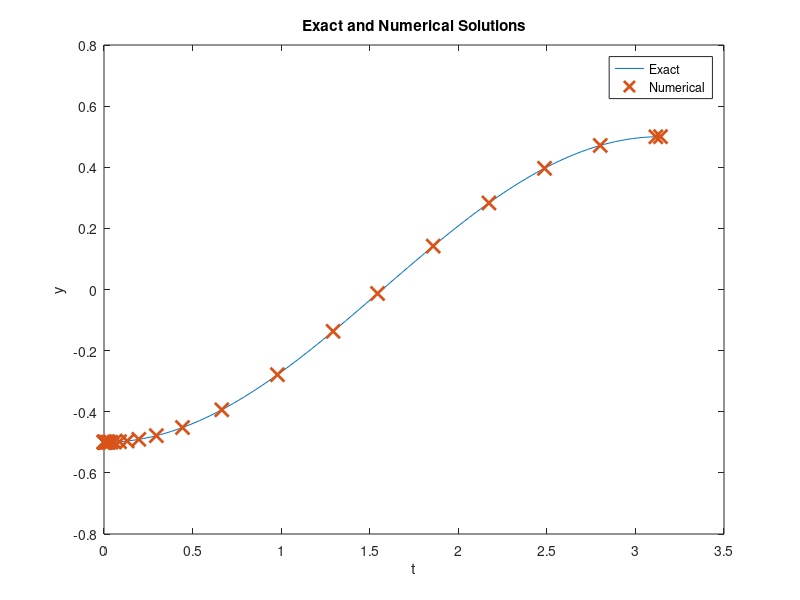

Reproduce this figure in MATLAB. (Note: this script raises an error after producing the figure.)
%% Integrator Lab: Solving First Order ODEs in MATLAB
%
% This lab will teach you to numerically solve first order ODEs using a
% built in MATLAB integrator, |ode45|.  |ode45| is a good, general purpose
% tool for integrating first order equations (and first order systems).  It
% is not always the right algorithm, but it is usually the right algorithm
% to try first.
%
% You will learn how to use the |ode45| routine, how to interpolate between
% points, and how MATLAB handles data structures.
% 
% Opening the m-file lab2.m in the MATLAB editor, step through each
% part using cell mode to see the results.  Compare the output with the
% PDF, which was generated from this m-file.
%
% There are six exercises in this lab that are to be handed in at the
% end of the lab.  Write your solutions in the template, including
% appropriate descriptions in each step. Save the .m file and submit it 
% online using Quercus.
%
%% Student Information
%
% Student Name: Tianjian Wang
%
% Student Number: 1006848716
%

%% Set up an inline function representation of an ODE and solve it
%
% MATLAB has many built in routines for solving differential equations of
% the form
%
% |y' = f(t,y)|
%
% We will solve them using |ode45|, a high precision integrator.  To do
% this, we will need to construct an inline function representation of |f|,
% an initial condition, and specify how far we want MATLAB to integrate the
% problem.  Once we have set these, we pass the information to |ode45| to
% get the solution.
%
% For a first example, we will solve the initial value problem
%
% |y' = y, y(0) = 1|
%
% which has as its answer |y = e^t|. 
%
%

% Set up the right hand side of the ODE as an inline function
f = @(t,y) y; 

% The initial conditions
t0 = 0;
y0 = 1;

% The time we will integrate until
t1 = 2;

soln = ode45(f, [t0, t1], y0);


%% Examining the output
%
% When we execute the |ode45|, it returns a data structure, stored in soln.
% We can see the pieces of the data structure with a display command:

disp(soln);

%% Understanding the components of the solution data structure
%
% The most important elements of the data structure are stored in the |x|
% and |y| components of the structure; these are vectors.  Vectors |x| and
% |y| contain the points at which the numerical approximation to the
% initial value problem  has been computed.  In other words, |y(j)| is the
% approximate value of the solution at |x(j)|.
%
% *NOTE:* Even though we may be studying a problem like |u(t)| or |y(t)|,
% MATLAB will always use |x| for the independent variable and |y| for the
% dependent variable in the data structure.
%
% Pieces of the data structure can be accessed using a period, as in C/C++
% or Java.  See the examples below:

% Display the values of |t| at which |y(t)| is approximated
fprintf(' Vector of t values: ');
disp(soln.x);
% Display the the corresponding approximations of |y(t)|
fprintf(' Vector of y values: ');
disp(soln.y);

% Display the approximation of the solution at the 3rd point:
fprintf(' Third element of the vector of t values: %g\n',soln.x(3));
fprintf(' Third element of the vector of y values: %g\n',soln.y(3));


%% Visualizing and comparing the solution
% We can now visualize the solution at the computed data points and compare
% with the exact solution.

% Construct the exact solution
tt = linspace(0,2,50);
yy = exp(tt);

% Plot both on the same figure, plotting the approximation with x's
plot(tt, yy, soln.x, soln.y, 'x', 'MarkerSize',10, 'LineWidth', 2);
% NOTE: the MarkerSize and LineWidth are larger than their defaults of 6
% and 1, respectively.  This makes the print out more readable.

% Add a label to the axis and a legend
xlabel('t');
legend('Exact', 'Numerical','Location','Best');

%% Exercise 1
%
% Objective: Solve an initial value problem and plot both the numerical
% approximation and the corresponding exact solution.
%
% Details: Solve the IVP
%
% |y' = y tan t + sin t, y(0) = -1/2|
%
% from |t = 0| to |t = pi|.
%
% Compute the exact solution (by hand), and plot both on the same figure
% for comparison, as above.
%
% Your submission should show the construction of the inline function, the
% use of ode45 to obtain the solution, a construction of the exact
% solution, and a plot showing both.  In the comments, include the exact
% solution.
%
% Label your axes and include a legend.

f = @(t,y) y.* tan(t) + sin(t); %Defining the function

t0 = 0;
y0 = -1/2; %Set the initial conditions

t1 = pi; %Set limit of integration

soln = ode45(f, [t0, t1], y0); %Find numerical solution using ode45

tt = linspace(0,pi,100);
yy = (sin(tt).^2 ./ (2 .* cos(tt))) - 1./(2 .* cos(tt)); %Finding exact solution

% Exact solution is (sint)^2/(2cost)-1/(2cost)

plot(tt, yy, soln.x, soln.y, 'x', 'MarkerSize',10, 'LineWidth', 2); %Plotting both

xlabel('t'); %Labelling
ylabel('y'); 
legend('Exact', 'Numerical','Location','Best'); %Making a legend
title('Exact and Numerical Solutions')


%% Computing an approximation at a specific point
%
% As you should be able to see by examining |soln.x|, ode45 returns the
% solution at a number of points between |t0| and |t1|.  But sometimes we
% want to know the solution at some intermediate point.
%
% To obtain this value, we need to interpolate it in a consistent way.
% Fortunately, MATLAB provides a convenient function, |deval|, specifically
% for this.

% Compute the solution at t = .25:
deval(soln, .25)

% Compute the solution at t = 1.6753:
fprintf(' Solution at 1.6753: %g\n', deval(soln, 1.6753));

% Compute the solution at 10 grid points between .45 and 1.65:
tinterp = linspace(.45, 1.65, 10);
deval(soln, tinterp)

% Alternatively:
deval(soln, linspace(.45, 1.65, 10))


%% Exercise 2
% 
% Objective: Interpolate a solution at a number of grid points
%
% Details: For the solution you computed in exercise 1, use deval to
% compute the interpolated values at 10 grid points between 2 and 3.

tinterp = linspace(2, 3, 10); %Making 10 points
deval(soln, tinterp) %Finding solutions at these points


%% Errors, Step Sizes, and Tolerances
%
% As you may have noticed, in contrast to the IODE software, at no point do
% we set a step size for our solution.  Indeed, the step size is set
% adaptively to conform to a specified error tolerance.  
%
% Roughly speaking, given the solution at |(t_j, y_j)|, |ode45| computes two
% approximations of the solution at |t_{j+1} = t_j + h|; one is of greater
% accuracy than the other.  If the difference is below a specified
% tolerance, the step is accepted and we continue.  Otherwise the step is
% rejected and the smaller step size, |h|, is used; it is often halved.
%
% We can compute the global truncation error at each solution point, figure
% out the maximum error, and visualize this error (on a linear-log scale):

% Compute the exact solution
yexact = exp(soln.x);

% Compute the point-wise error; note the use of MATLAB's vectorization
err = abs(yexact - soln.y);

disp(err);

fprintf('maximum error: %g \n', max(err));

semilogy(soln.x, err, 'LineWidth', 2);
xlabel('t');
ylabel('error');


%% Exercise 3
%
% Objective: Examine the error of a solution generated by |ode45|
%
% Details: For your solution to exercise 1, compute the point-wise error,
% identify the maximum value of the error, and visualize the error on a 
% linear-log plot (use semilogy to plot the log of the error vs. t).  
% Write in the comments where the error is largest, and give a brief 
% (1-2 sentences) explanation of why it is largest there.  Make sure to 
% label your axes.

% Compute the exact solution
yexact = (sin(soln.x).* sin(soln.x) ./ (2 .* cos(soln.x))) - 1./(2 .* cos(soln.x));

% Compute the point-wise error
err = abs(yexact - soln.y);

fprintf('maximum error: %g \n', max(err));

%The max error occurs at t=pi/2. This is because sin(x) has the greatest
%slope around this point, so when the program is approximating this point
%with +-h, it will have the greatest difference. Additionally, sin(x) is
%squared so the effect is compounded. 

semilogy(soln.x, err, 'LineWidth', 2);
xlabel('t');
ylabel('error');
title('Graph of t vs. error on a log scale')


%% Exercise 4
%
% Objective: Solve and visualize a nonlinear ode using ode45
%
% Details: Solve the IVP
%
% |y' = 1 / y^2 , y(1) = 1|
%
% from |t=1| to |t=10| using |ode45|.  Find the exact solution and compute
% the maximum point-wise error.  Then plot the approximate solution and the
% exact solution on the same axes.
%
% Your solution should show the definition of the inline function,
% the computation of its solution in this interval, the computation of the
% exact solution at the computed grid points, the computation of the
% maximum error, and a plot of the exact and approximate solutions.
% Your axes should be appropriately labeled and include a legend.


clear all;

f = @(t,y) 1./(y.^2); %Defining the function

t0 = 1;
y0 = 1; %Set the initial conditions

t1 = 10; %Set limit of integration

soln = ode45(f, [t0, t1], y0); %Find numerical solution using ode45

tt = linspace(1,10,100);
yy =(3.*tt - 2).^(1/3); %Finding exact solution

% Exact solution is (3t-2)^(1/3) 

yexact =(3.*(soln.x) - 2).^(1/3); % Compute the exact solution

err = abs(yexact - soln.y); % Compute the point-wise error

fprintf('maximum error: %g \n', max(err)); %Prints the max error

plot(tt, yy, soln.x, soln.y, 'x', 'MarkerSize',10, 'LineWidth', 2); %Plotting both

xlabel('t'); %Labelling
ylabel('y'); 
legend('Exact', 'Numerical','Location','Best'); %Making a legend
title('Exact and Numerical Solutions')


%% Exercise 5
%
% Objective: Solve and visualize an ODE that cannot be solved by hand with
% |ode45|.
%
% Details: Solve the IVP
%
% |y' =  1 - t y / 2, y(0) = -1|
%
% from |t=0| to |t=10|.  
%
% Your solution should show you defining the inline function, computing
% the solution in this interval, and plotting it.
%
% Your axes should be appropriately labeled

clear all;

f = @(t,y) 1- t.*y./2; %Defining the function

t0 = 0;
y0 = -1; %Set the initial conditions

t1 = 10; %Set limit of integration

soln = ode45(f, [t0, t1], y0); %Find numerical solution using ode45

plot(soln.x, soln.y, 'x', 'MarkerSize',10, 'LineWidth', 2); %Plotting solution

xlabel('t'); %Labelling
ylabel('y'); 
legend('Exact'); %Making a legend
title('Numerical Solution');


%% Exercise 6 - When things go wrong
%
% Objective: Solve an ode and explain the warning message
%
% Details: Solve the IVP:
%
% |y' = y^3 - t^2, y(0) = 1|
%
% from |t=0| to |t=1|.  
%
% Your solution should show you defining the inline function, and computing
% the solution in this interval.
% 
% If you try to plot the solution, you should find that the solution does
% not make it all the way to t = 1.
%
% In the comments explain why MATLAB generates the warning message that you
% may see, or fails to integrate all the way to t=1.  HINT: Try plotting
% the direction field for this with IODE.

clear all;

f = @(t,y) y.^3-t.^2; %Defining the function

t0 = 0;
y0 = 1; %Set the initial conditions

t1 = 1; %Set limit of integration

soln = ode45(f, [t0, t1], y0); %Find numerical solution using ode45

plot(soln.x, soln.y, 'x', 'MarkerSize',10, 'LineWidth', 2); %Plotting solution

xlabel('t'); %Labelling
ylabel('y'); 
legend('Exact'); %Making a legend
title('Numerical Solution');

%The solution fails to reach t=1 because there is a vertical
%assymptote at t = 0.5. 

